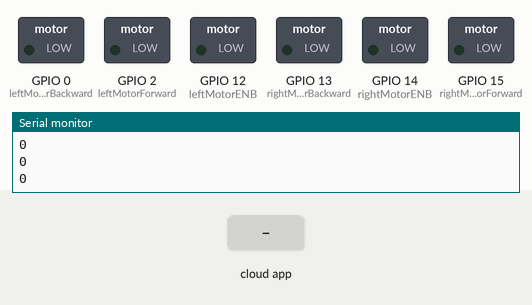
This sketch was run on a simulated ESP8266 (NodeMCU). Shown: switched loads named in the sketch (green lamp = pin HIGH), the last lines printed to the serial monitor. Dashed ring = blinking. The test bench sets the inputs (shaded band). WiFi joins after 1.5 s; servers stay silent unless stated; the Firebase database answers and starts empty.

Above: at 2.7 s.
2.8 s: the phone or cloud app sets direct to 1
At 3.3 s:
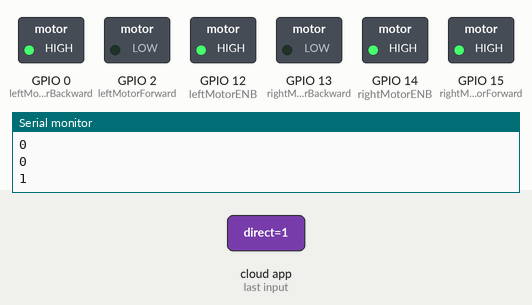
5.8 s: the phone or cloud app sets direct to 0
At 6.8 s:
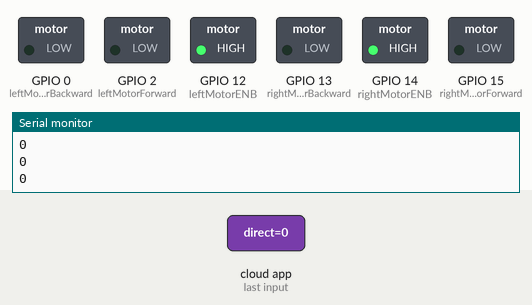
Timing chart, 0 to 8.8 s (numbered marks = the images above; inputs shaded):
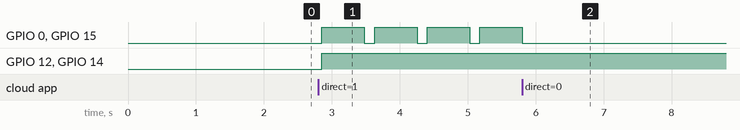

Measured:
- after the input at 2.8 s, GPIO 0 (leftMotorBackward), GPIO 15 (rightMotorForward): alternates HIGH for 0.63 s and LOW for 0.15 s, starting after 0.05 s; GPIO 12 (leftMotorENB), GPIO 14 (rightMotorENB): LOW → HIGH after 0.05 s
- after the input at 5.8 s, GPIO 0 (leftMotorBackward), GPIO 15 (rightMotorForward): goes on until 5.8 s, then stays LOW

The sketch:

nodemcumotor.ino
```cpp
// (licence header left out)
// FirebaseDemo_ESP8266 is a sample that demo the different functions
// of the FirebaseArduino API.

#include <ESP8266WiFi.h>
#include <FirebaseArduino.h>
// Set these to run example.
#define FIREBASE_HOST "nodemcurobot1.firebaseio.com"
#define FIREBASE_AUTH "1o9ZSASRdQEuSJEHTpQ03hepaA0Z8nN4YzBLzNxc"
#define WIFI_SSID "AndroidAP"
#define WIFI_PASSWORD "00000000"

int  data;
/* define L298N or L293D motor control pins */
int leftMotorForward = 2;     /* GPIO2(D4) -> IN3   */
int rightMotorForward = 15;   /* GPIO15(D8) -> IN1  */
int leftMotorBackward = 0;    /* GPIO0(D3) -> IN4   */
int rightMotorBackward = 13;  /* GPIO13(D7) -> IN2  */
/* define L298N or L293D enable pins */
int rightMotorENB = 14; /* GPIO14(D5) -> Motor-A Enable */
int leftMotorENB = 12;  /* GPIO12(D6) -> Motor-B Enable */

void setup() {
  Serial.begin(9600);
  pinMode(leftMotorForward, OUTPUT);
  pinMode(rightMotorForward, OUTPUT);
  pinMode(leftMotorBackward, OUTPUT);
  pinMode(rightMotorBackward, OUTPUT);
  pinMode(leftMotorENB, OUTPUT);
  pinMode(rightMotorENB, OUTPUT);
  // connect to wifi.
  WiFi.begin(WIFI_SSID, WIFI_PASSWORD);
  Serial.print("connecting");
  while (WiFi.status() != WL_CONNECTED) {
    Serial.print(".");
    delay(500);
  }
  Serial.println();
  Serial.print("connected: ");
  Serial.println(WiFi.localIP());

  Firebase.begin(FIREBASE_HOST, FIREBASE_AUTH);
}

void loop() {
  /*if (Firebase.failed()) {
      Serial.print("setting /number failed:");
      Serial.println(Firebase.error());
      return;
  }
  delay(1000);*/


  /*Firebase.setFloat("direction", 3.0);
  // handle error
  if (Firebase.failed()) {
      Serial.print("setting /number failed:");
      Serial.println(Firebase.error());
      return;
  }
  delay(1000);*/

  // get value
  //Serial.print("number: ");
  data = Firebase.getInt("direct");
  Serial.println(data);
  if (data == 2) MotorForward();
    /* If the incoming data is "left", run the "TurnLeft" function */
    else if (data == 1) TurnLeft();
    /* If the incoming data is "right", run the "TurnRight" function */
    else if (data == 3) TurnRight();
    /* If the incoming data is "stop", run the "MotorStop" function */
    else if (data == 4) MotorStop();
  /*// remove value
  Firebase.remove("number");
  delay(1000);*/

  /*// set string value
  Firebase.setString("message", "hello world");
  // handle error
  if (Firebase.failed()) {
      Serial.print("setting /message failed:");
      Serial.println(Firebase.error());
      return;
  }
  delay(1000);*/

  /*// set bool value
  Firebase.setBool("truth", false);
  // handle error
  if (Firebase.failed()) {
      Serial.print("setting /truth failed:");
      Serial.println(Firebase.error());
      return;
  }
  delay(1000);*/

  /*// append a new value to /logs
  String name = Firebase.pushInt("logs", n++);
  // handle error
  if (Firebase.failed()) {
      Serial.print("pushing /logs failed:");
      Serial.println(Firebase.error());
      return;
  }
  Serial.print("pushed: /logs/");
  Serial.println(name);
  delay(1000);*/
}

/********************************************* FORWARD *****************************************************/
void MotorForward(void)
{
  digitalWrite(leftMotorENB,HIGH);
  digitalWrite(rightMotorENB,HIGH);
  digitalWrite(leftMotorForward,HIGH);
  digitalWrite(rightMotorForward,HIGH);
  digitalWrite(leftMotorBackward,LOW);
  digitalWrite(rightMotorBackward,LOW);
}
/********************************************* TURN LEFT *****************************************************/
void TurnLeft(void)
{
  digitalWrite(leftMotorENB,HIGH);
  digitalWrite(rightMotorENB,HIGH);
  digitalWrite(leftMotorForward,LOW);
  digitalWrite(rightMotorForward,HIGH);
  digitalWrite(rightMotorBackward,LOW);
  digitalWrite(leftMotorBackward,HIGH);
  delay(625);
  digitalWrite(leftMotorForward,LOW);
  digitalWrite(rightMotorForward,LOW);
  digitalWrite(rightMotorBackward,LOW);
  digitalWrite(leftMotorBackward,LOW);
}

/********************************************* TURN RIGHT *****************************************************/
void TurnRight(void)
{
  digitalWrite(leftMotorENB,HIGH);
  digitalWrite(rightMotorENB,HIGH);
  digitalWrite(leftMotorForward,HIGH);
  digitalWrite(rightMotorForward,LOW);
  digitalWrite(rightMotorBackward,HIGH);
  digitalWrite(leftMotorBackward,LOW);
  delay(625);
  digitalWrite(leftMotorForward,LOW);
  digitalWrite(rightMotorForward,LOW);
  digitalWrite(rightMotorBackward,LOW);
  digitalWrite(leftMotorBackward,LOW);
}

/********************************************* STOP *****************************************************/
void MotorStop(void)
{
  digitalWrite(leftMotorENB,LOW);
  digitalWrite(rightMotorENB,LOW);
  digitalWrite(leftMotorForward,LOW);
  digitalWrite(leftMotorBackward,LOW);
  digitalWrite(rightMotorForward,LOW);
  digitalWrite(rightMotorBackward,LOW);
}
```
